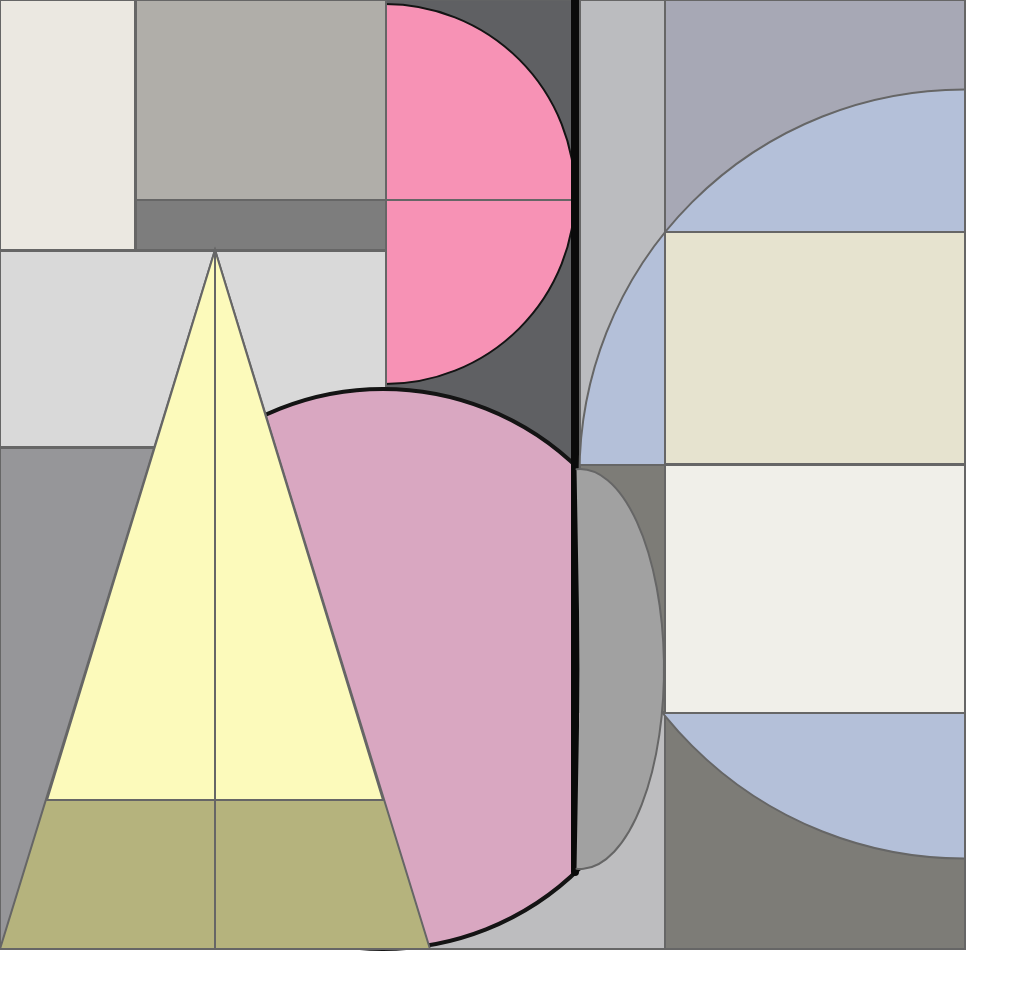
Frame 1 (no input)
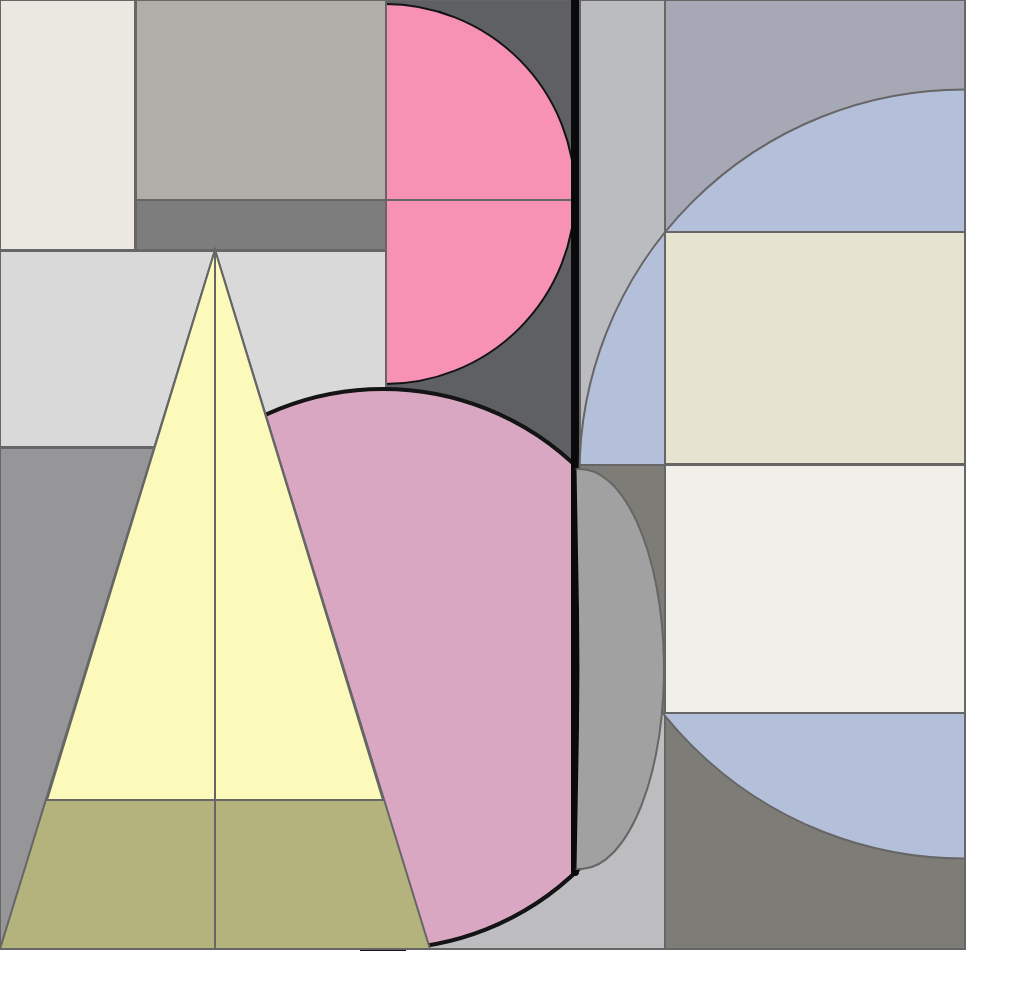
Frame 60 (no input)
Frame 120 (the mouse pressed at the canvas centre since frame 60): identical to frame 60, image omitted

The p5.js sketch that drew these frames (run headless with seeded random() and noise() and a simulated clock; from frame 60 on, the mouse is pressed at the canvas centre):

// p5.js sketch
// ── sketch.js
function setup() {
  createCanvas(1024, 1000);
  angleMode(DEGREES);
}

function draw() {
  
  // dark vertical grey rectangle in center
  stroke(102);
  fill(95, 96, 99); // dark grey
  rect(385, 0, 190, 800); // rectangle behind circles
  
  // large pink half circle
  stroke(20);
  strokeWeight(2);
  fill(247, 146, 181); // pink
  ellipse(385, 194, 380, 380); // circle behind other shapes to show half circle
  
  // upper corner rectangle
  stroke(102); // border around the rectangle
  fill(235, 232, 225); // light grey inside
  rect(0, 0, 135, 250); // placing rectangle in upper left corner

  // left square
  fill(176, 174, 169); // medium grey
  rect(136, 0, 250,250); // slightly to the right square
  
  // dark grey sliver
  fill(125); // dark grey
  rect(136, 200, 250, 50); // rectangle under the square

  // line intersecting circle
  line(385, 200, 575, 200); // line bisecting half circle
  
  // large light grey rectangle
  fill(217); // light light grey
  rect(0, 251, 386, 196); // rectangle below
  
  // rect sliver
  fill(189, 189, 191); // light grey
  rect(383, 695, 290, 254); // behind circle to make sliver

  // huge pink circle
  stroke(20); // black stroke
  strokeWeight(4); // make thicker line
  fill(217, 167, 193); //darker pink
  ellipse(383, 669, 560, 560); // big circle behind triangle
  strokeWeight(2); //return stroke to regular
  
  // lower corner rectangle
  stroke(102); // lighter stroke
  fill(150, 150, 153); // medium dark grey
  rect(0, 448, 215, 500); //in the lower corner. long standing
  
  // large triangle
  fill(181, 179, 125); //ugly yellow
  triangle(0, 949, 215, 250, 430, 949); // large triangle in the corner
  
  // smaller inner triangle
  fill(252, 250, 187); //light yellow
  triangle(47, 800, 215, 250, 383, 800); // fit within larger triangle
  
  // line intersecting triamgle
  line(215, 250, 215, 949); // line bisecting triangle
  
  // line bordering dark grey vertical rectangle
  stroke(10); // dark stroke
  strokeWeight(8); // make line darker
  line(575,0, 575, 872); // vertical line stoping at bottom of circle
  strokeWeight(2); // retun sroke to original
  
  // upper larger right square
  stroke(102); // lighter color stroke
  fill(187, 188, 191); // medium grey
  rect(580, 0, 385, 465); // rectangle in upper right
  
  // upper right inner square
  fill(167, 168, 181); // grey
  rect( 665, 0, 300, 250); // smaller grey square in corner
  
  // rectangle bottom right corner
  fill(125, 124, 119); //dark grey
  rect(665, 669,300, 280); // rectangle in the corner
  
  // large half circle on the right
  fill(180, 192, 217); // light blue
  arc(964, 474, 769, 769, 90, 270); // large arc on the right
 
  // rectangle behind white rect
  fill(125, 124, 119); // whitish grey
  rect(580, 465, 330, 247); // far right just below center behind white
  
  // rectangle middle far right
  fill(230, 227, 207); // grey cream
  rect(665, 232, 300, 232); // rectangle on the right just above center
  
  // arc on top of circle
  fill(161); // light grey
  arc(580, 669, 168, 400, 269, 451); // the right tip of huge circle

  // rectangle far right below center
  stroke(102);
  fill(240, 239, 233); // whitish grey
  rect(665, 465, 300, 248); // far right just below center
}
